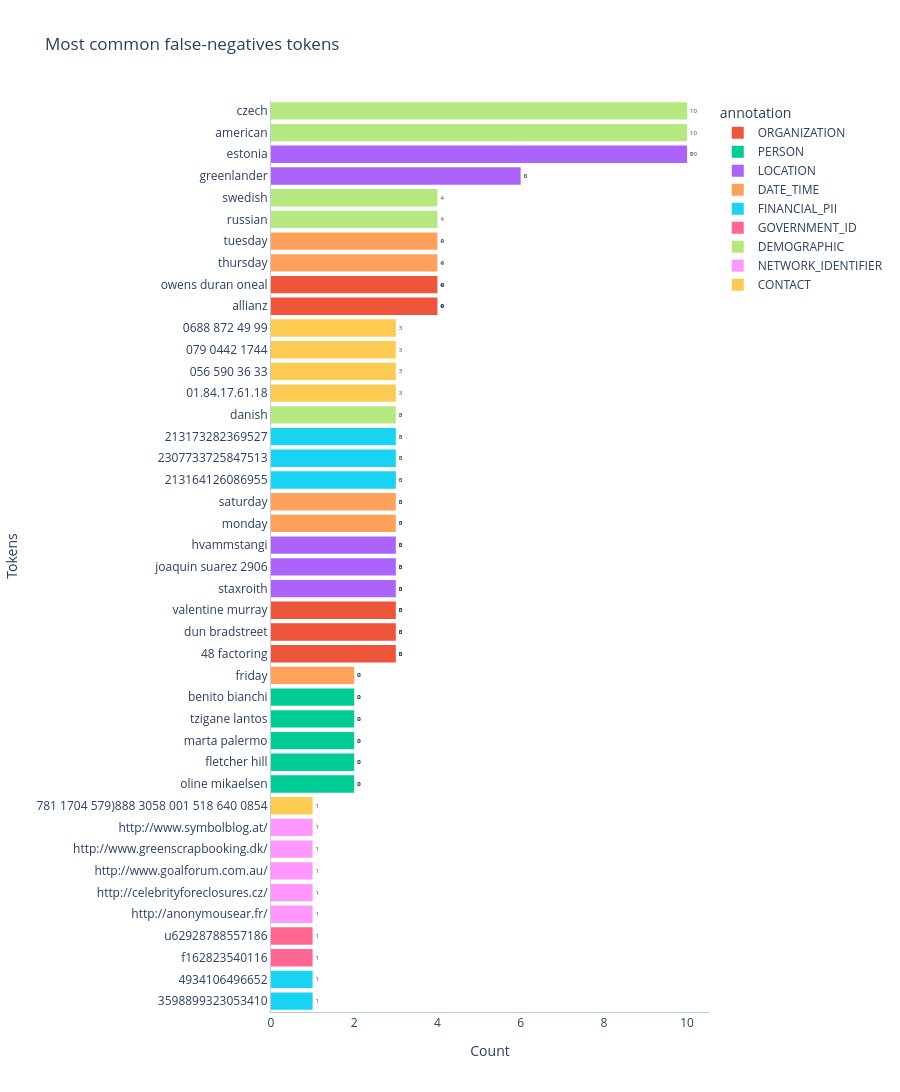

The cell this chart's notebook holds for it:
### Markdown cell above
## 8. Error analysis

The `ModelError` class groups similar errors together, finding all the false positive and false negative predictions where the model's behavior is consistent. 

This can help in detecting patterns in the model's performance, such as:
- Consistent labeling of specific words or patterns  
- Systematic overprediction or underprediction

**Note:** All errors are displayed using the **mapped model entity types** (e.g., `LOCATION`, `PERSON`) rather than the original dataset entity types (e.g., `STREET_ADDRESS`, `GPE`). This ensures consistency with how the model was evaluated.

### Code cell
branch_plotter.plot_most_common_tokens()

### Figure 1 — Plotly figure (JSON) as saved in the notebook; plotly's stock layout.template omitted (floating-point values rounded to 4 significant figures)
{"data": [{"bingroup": "y", "cliponaxis": true, "histfunc": "sum", "hovertemplate": "annotation=ORGANIZATION<br>sum of 0=%{x}<br>token=%{y}<extra></extra>", "legendgroup": "ORGANIZATION", "marker": {"color": "#EF553B", "pattern": {"shape": ""}}, "name": "ORGANIZATION", "orientation": "h", "showlegend": true, "textangle": 0, "textfont": {"size": 6}, "textposition": "outside", "texttemplate": "%{value}", "type": "histogram", "x": [4, 4, 3, 3, 3], "xaxis": "x", "y": ["allianz", "owens duran oneal", "48 factoring", "dun bradstreet", "valentine murray"], "yaxis": "y"}, {"bingroup": "y", "cliponaxis": true, "histfunc": "sum", "hovertemplate": "annotation=PERSON<br>sum of 0=%{x}<br>token=%{y}<extra></extra>", "legendgroup": "PERSON", "marker": {"color": "#00cc96", "pattern": {"shape": ""}}, "name": "PERSON", "orientation": "h", "showlegend": true, "textangle": 0, "textfont": {"size": 6}, "textposition": "outside", "texttemplate": "%{value}", "type": "histogram", "x": [2, 2, 2, 2, 2], "xaxis": "x", "y": ["oline mikaelsen", "fletcher hill", "marta palermo", "tzigane lantos", "benito bianchi"], "yaxis": "y"}, {"bingroup": "y", "cliponaxis": true, "histfunc": "sum", "hovertemplate": "annotation=LOCATION<br>sum of 0=%{x}<br>token=%{y}<extra></extra>", "legendgroup": "LOCATION", "marker": {"color": "#ab63fa", "pattern": {"shape": ""}}, "name": "LOCATION", "orientation": "h", "showlegend": true, "textangle": 0, "textfont": {"size": 6}, "textposition": "outside", "texttemplate": "%{value}", "type": "histogram", "x": [10, 6, 3, 3, 3], "xaxis": "x", "y": ["estonia", "greenlander", "staxroith", "joaquin suarez 2906", "hvammstangi"], "yaxis": "y"}, {"bingroup": "y", "cliponaxis": true, "histfunc": "sum", "hovertemplate": "annotation=DATE_TIME<br>sum of 0=%{x}<br>token=%{y}<extra></extra>", "legendgroup": "DATE_TIME", "marker": {"color": "#FFA15A", "pattern": {"shape": ""}}, "name": "DATE_TIME", "orientation": "h", "showlegend": true, "textangle": 0, "textfont": {"size": 6}, "textposition": "outside", "texttemplate": "%{value}", "type": "histogram", "x": [4, 4, 3, 3, 2], "xaxis": "x", "y": ["thursday", "tuesday", "monday", "saturday", "friday"], "yaxis": "y"}, {"bingroup": "y", "cliponaxis": true, "histfunc": "sum", "hovertemplate": "annotation=FINANCIAL_PII<br>sum of 0=%{x}<br>token=%{y}<extra></extra>", "legendgroup": "FINANCIAL_PII", "marker": {"color": "#19d3f3", "pattern": {"shape": ""}}, "name": "FINANCIAL_PII", "orientation": "h", "showlegend": true, "textangle": 0, "textfont": {"size": 6}, "textposition": "outside", "texttemplate": "%{value}", "type": "histogram", "x": [3, 3, 3, 1, 1], "xaxis": "x", "y": ["213164126086955", "2307733725847513", "213173282369527", "3598899323053410", "4934106496652"], "yaxis": "y"}, {"bingroup": "y", "cliponaxis": true, "histfunc": "sum", "hovertemplate": "annotation=GOVERNMENT_ID<br>sum of 0=%{x}<br>token=%{y}<extra></extra>", "legendgroup": "GOVERNMENT_ID", "marker": {"color": "#FF6692", "pattern": {"shape": ""}}, "name": "GOVERNMENT_ID", "orientation": "h", "showlegend": true, "textangle": 0, "textfont": {"size": 6}, "textposition": "outside", "texttemplate": "%{value}", "type": "histogram", "x": [1, 1], "xaxis": "x", "y": ["f162823540116", "u62928788557186"], "yaxis": "y"}, {"bingroup": "y", "cliponaxis": true, "histfunc": "sum", "hovertemplate": "annotation=DEMOGRAPHIC<br>sum of 0=%{x}<br>token=%{y}<extra></extra>", "legendgroup": "DEMOGRAPHIC", "marker": {"color": "#B6E880", "pattern": {"shape": ""}}, "name": "DEMOGRAPHIC", "orientation": "h", "showlegend": true, "textangle": 0, "textfont": {"size": 6}, "textposition": "outside", "texttemplate": "%{value}", "type": "histogram", "x": [10, 10, 4, 4, 3], "xaxis": "x", "y": ["american", "czech", "russian", "swedish", "danish"], "yaxis": "y"}, {"bingroup": "y", "cliponaxis": true, "histfunc": "sum", "hovertemplate": "annotation=NETWORK_IDENTIFIER<br>sum of 0=%{x}<br>token=%{y}<extra></extra>", "legendgroup": "NETWORK_IDENTIFIER", "marker": {"color": "#FF97FF", "pattern": {"shape": ""}}, "name": "NETWORK_IDENTIFIER", "orientation": "h", "showlegend": true, "textangle": 0, "textfont": {"size": 6}, "textposition": "outside", "texttemplate": "%{value}", "type": "histogram", "x": [1, 1, 1, 1, 1], "xaxis": "x", "y": ["http://anonymousear.fr/", "http://celebrityforeclosures.cz/", "http://www.goalforum.com.au/", "http://www.greenscrapbooking.dk/", "http://www.symbolblog.at/"], "yaxis": "y"}, {"bingroup": "y", "cliponaxis": true, "histfunc": "sum", "hovertemplate": "annotation=CONTACT<br>sum of 0=%{x}<br>token=%{y}<extra></extra>", "legendgroup": "CONTACT", "marker": {"color": "#FECB52", "pattern": {"shape": ""}}, "name": "CONTACT", "orientation": "h", "showlegend": true, "textangle": 0, "textfont": {"size": 6}, "textposition": "outside", "texttemplate": "%{value}", "type": "histogram", "x": [3, 3, 3, 3, 1], "xaxis": "x", "y": ["01.84.17.61.18", "056 590 36 33", "079 0442 1744", "0688 872 49 99", "781 1704 579)888 3058 001 518 640 0854"], "yaxis": "y"}], "layout": {"barmode": "relative", "height": 2430, "legend": {"title": {"text": "annotation"}, "tracegroupgap": 0}, "plot_bgcolor": "#FFF", "title": {"text": "Most common false-negatives tokens"}, "xaxis": {"anchor": "y", "domain": [0, 1], "linecolor": "#BCCCDC", "showgrid": false, "title": {"text": "Count"}}, "yaxis": {"anchor": "x", "categoryorder": "total ascending", "domain": [0, 1], "linecolor": "#BCCCDC", "showgrid": false, "title": {"text": "Tokens"}}}}
